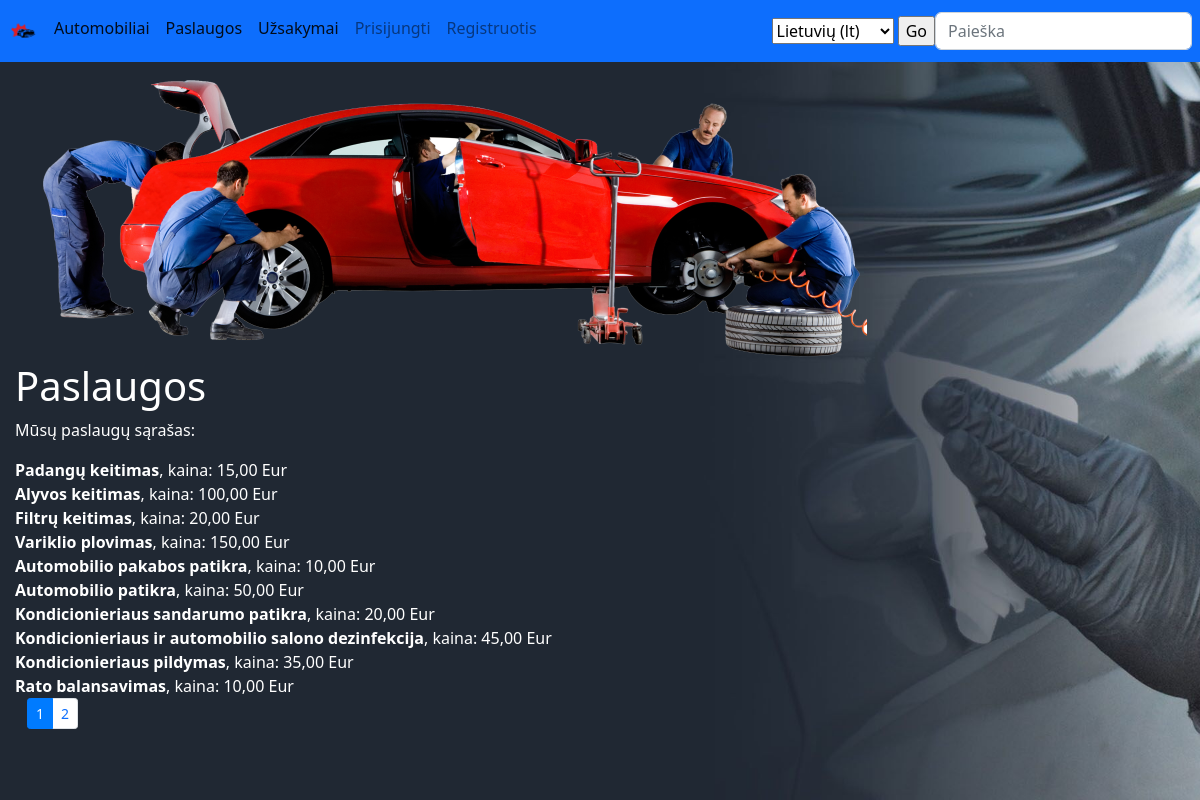
The app's page /service/paslaugos/ with its own data.
### service/models.py (models this page shows, shortened)
class Paslauga(models.Model):
    pavadinimas = models.CharField(_('cdName'), max_length=100, help_text=_('Enter the name of the service (eg oil change)'))
    paslaugos_kaina = models.DecimalField(_('Price'), max_digits=12, decimal_places=2, help_text=_('Enter the price of the service'))
    class Meta:
        verbose_name = _('Service')
        verbose_name_plural = _('Services')

### service/views.py (the view)
# urls.py: path('paslaugos/', views.paslaugos, name='paslaugos'),
def paslaugos(request):
    paginator = Paginator(Paslauga.objects.all(), 10)
    page_number = request.GET.get('page')
    paged_paslaugos = paginator.get_page(page_number)
    context = {
        'paslaugos': paged_paslaugos
    }
    print(paslaugos)
    return render(request, 'paslaugos.html', context=context)

### service/templates/paslaugos.html
{% extends "base.html" %}
{% load i18n %}
{% block content %}
{% load static %}
  <img src="{% static 'img/paslaugos.png' %}" class="img-fluid">
  <h1>{% trans "Services" %}</h1>
  <p>{% trans "List of our services:" %}</p>
  {% for paslauga in paslaugos %}
    <li><strong>{{paslauga.pavadinimas}}</strong>, {% trans "price:" %} {{paslauga.paslaugos_kaina}} Eur</li>
    {% endfor %}
  <div class="container puslapiai">
      <nav aria-label="...">
          {% if paslaugos.has_other_pages %}
              <ul class="pagination pagination-sm justify-content">
                  {% for i in paslaugos.paginator.page_range %}
                      {% if paslaugos.number == i %}
                          <li class="page-item active">
                              <a class="page-link">{{ i }}</a>
                          </li>
                      {% else %}
                          <li class="page-item">
                              <a class="page-link" href="?page={{ i }}">{{ i }}</a>
                          </li>
                      {% endif %}
                  {% endfor %}
              </ul>
          {% endif %}
      </nav>
  </div>
{% endblock %}

### records on screen
Paslauga: pavadinimas "Padangų keitimas", paslaugos_kaina "15,00"
Paslauga: pavadinimas "Alyvos keitimas", paslaugos_kaina "100,00"
Paslauga: pavadinimas "Filtrų keitimas", paslaugos_kaina "20,00"
Paslauga: pavadinimas "Variklio plovimas", paslaugos_kaina "150,00"
Paslauga: pavadinimas "Automobilio pakabos patikra", paslaugos_kaina "10,00"
Paslauga: pavadinimas "Automobilio patikra", paslaugos_kaina "50,00"
Paslauga: pavadinimas "Kondicionieriaus sandarumo patikra", paslaugos_kaina "20,00"
Paslauga: pavadinimas "Kondicionieriaus ir automobilio salono dezinfekcija", paslaugos_kaina "45,00"
Paslauga: pavadinimas "Kondicionieriaus pildymas", paslaugos_kaina "35,00"
Paslauga: pavadinimas "Rato balansavimas", paslaugos_kaina "10,00"

### other values on screen
{{ i }} "1"
{{ i }} "2"
form field language "Lietuvių (lt)"
